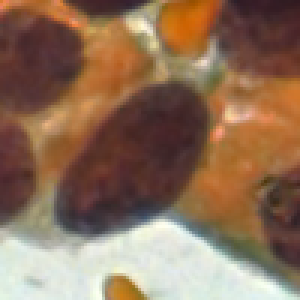
#> input picture sub_images/ASC-H/10005.png, 100 x 100 px (shown 3 times larger); its folder holds only this picture in this run
$ jupyter execute --allow-errors svm.ipynb   (shell and % lines are left out)
#> lines starting #> are read from the running program, lines starting #| are printed output that depends on the picture
[cell 1]
import os
from PIL import Image
import cv2
import numpy as np

# Base directory containing subdirectories of images
base_dir = "sub_images"

# List to hold image data and labels
images = []
labels = []

# Iterate through each subdirectory in the base directory
for subdir in os.listdir(base_dir):
    subdir_path = os.path.join(base_dir, subdir)

    # Check if it's a directory
    if os.path.isdir(subdir_path):
        # Process each image in the subdirectory
        for filename in os.listdir(subdir_path):
            if filename.endswith(".png"):
                # Construct full file path
                file_path = os.path.join(subdir_path, filename)
                # Open the image with PIL
                with Image.open(file_path) as img:
                    # Convert PIL image to NumPy array
#> img is the input picture: PIL image 100x100 RGB; mean R, G, B 141.9, 111.5, 88.8
                    img_array = np.array(img)
                    # Convert BGR to RGB
                    img_rgb = cv2.cvtColor(img_array, cv2.COLOR_BGR2RGB)
                    # Convert RGB to Grayscale
                    img_gray = cv2.cvtColor(img_rgb, cv2.COLOR_RGB2GRAY)
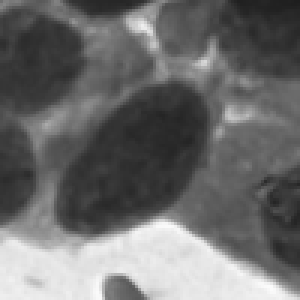
#> img_gray: shape (100, 100) (shown 3 times larger); min 30, max 251, mean 108.2

                    # Append the processed image and label
                    images.append(img_gray)
                    labels.append(subdir)
#> pass 2 of the loop `for subdir in os.listdir(base_dir):`:
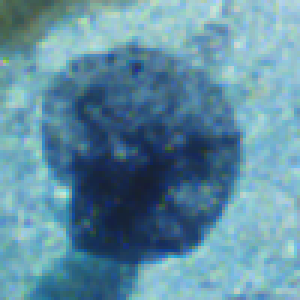
#> input picture sub_images/ASC-US/1004.png, 100 x 100 px (shown 3 times larger)
#> img is the input picture: PIL image 100x100 RGB; mean R, G, B 95.7, 140.9, 160.9
#> `img_gray = cv2.cvtColor(img_rgb, cv2.COLOR_RGB2GRAY)`:
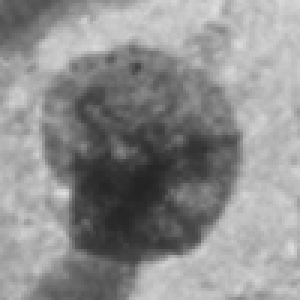
#> img_gray: shape (100, 100) (shown 3 times larger); min 35, max 223, mean 141.7

# Convert list to NumPy arrays for machine learning processing
images = np.array(images)
labels = np.array(labels)
